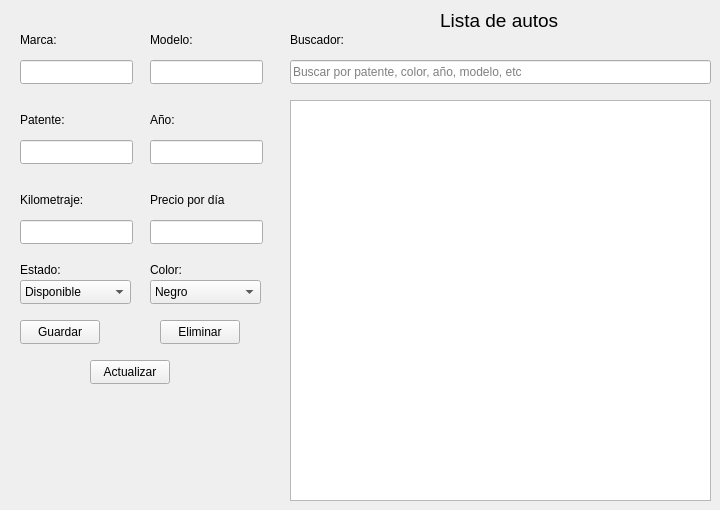
        <widget class="QWidget" name="Autos">
         <attribute name="title">
          <string>Autos</string>
         </attribute>
         <widget class="QLabel" name="lblMarcaAuto">
          <property name="geometry">
           <rect>
            <x>20</x>
            <y>20</y>
            <width>75</width>
            <height>40</height>
           </rect>
          </property>
          <property name="text">
           <string>Marca:</string>
          </property>
         </widget>
         <widget class="QLineEdit" name="txtMarcaAuto">
          <property name="geometry">
           <rect>
            <x>20</x>
            <y>60</y>
            <width>113</width>
            <height>24</height>
           </rect>
          </property>
         </widget>
         <widget class="QLabel" name="lblModeloAuto">
          <property name="geometry">
           <rect>
            <x>150</x>
            <y>20</y>
            <width>75</width>
            <height>40</height>
           </rect>
          </property>
          <property name="text">
           <string>Modelo:</string>
          </property>
         </widget>
         <widget class="QLineEdit" name="txtModeloAuto">
          <property name="geometry">
           <rect>
            <x>150</x>
            <y>60</y>
            <width>113</width>
            <height>24</height>
           </rect>
          </property>
         </widget>
         <widget class="QLineEdit" name="txtAnioAuto">
          <property name="geometry">
           <rect>
            <x>150</x>
            <y>140</y>
            <width>113</width>
            <height>24</height>
           </rect>
          </property>
         </widget>
         <widget class="QLineEdit" name="txtPatenteAuto">
          <property name="geometry">
           <rect>
            <x>20</x>
            <y>140</y>
            <width>113</width>
            <height>24</height>
           </rect>
          </property>
         </widget>
         <widget class="QLabel" name="lblAnioAuto">
          <property name="geometry">
           <rect>
            <x>150</x>
            <y>100</y>
            <width>75</width>
            <height>40</height>
           </rect>
          </property>
          <property name="text">
           <string>Año:</string>
          </property>
         </widget>
         <widget class="QLabel" name="lblPatenteAuto">
          <property name="geometry">
           <rect>
            <x>20</x>
            <y>100</y>
            <width>75</width>
            <height>40</height>
           </rect>
          </property>
          <property name="text">
           <string>Patente:</string>
          </property>
         </widget>
         <widget class="QLabel" name="lblKilometrajeAuto">
          <property name="geometry">
           <rect>
            <x>20</x>
            <y>180</y>
            <width>75</width>
            <height>40</height>
           </rect>
          </property>
          <property name="text">
           <string>Kilometraje:</string>
          </property>
         </widget>
         <widget class="QLineEdit" name="txtKilometrajeAuto">
          <property name="geometry">
           <rect>
            <x>20</x>
            <y>220</y>
            <width>113</width>
            <height>24</height>
           </rect>
          </property>
         </widget>
         <widget class="QLineEdit" name="txtPrecioDiaAuto">
          <property name="geometry">
           <rect>
            <x>150</x>
            <y>220</y>
            <width>113</width>
            <height>24</height>
           </rect>
          </property>
         </widget>
         <widget class="QLabel" name="lblPrecioDiaAuto">
          <property name="geometry">
           <rect>
            <x>150</x>
            <y>180</y>
            <width>75</width>
            <height>40</height>
           </rect>
          </property>
          <property name="text">
           <string>Precio por día:</string>
          </property>
         </widget>
         <widget class="QLabel" name="lblEstadoAuto">
          <property name="geometry">
           <rect>
            <x>20</x>
            <y>250</y>
            <width>75</width>
            <height>40</height>
           </rect>
          </property>
          <property name="text">
           <string>Estado:</string>
          </property>
         </widget>
         <widget class="QComboBox" name="cmbEstadoAuto">
          <property name="geometry">
           <rect>
            <x>20</x>
            <y>280</y>
            <width>111</width>
            <height>24</height>
           </rect>
          </property>
          <item>
           <property name="text">
            <string>Disponible</string>
           </property>
          </item>
          <item>
           <property name="text">
            <string>Alquilado</string>
           </property>
          </item>
          <item>
           <property name="text">
            <string>En mantenimiento</string>
           </property>
          </item>
         </widget>
         <widget class="QComboBox" name="cmbColorAuto">
          <property name="geometry">
           <rect>
            <x>150</x>
            <y>280</y>
            <width>111</width>
            <height>24</height>
           </rect>
          </property>
          <item>
           <property name="text">
            <string>Negro</string>
           </property>
          </item>
          <item>
           <property name="text">
            <string>Azul</string>
           </property>
          </item>
          <item>
           <property name="text">
            <string>Naranja</string>
           </property>
          </item>
          <item>
           <property name="text">
            <string>Rojo</string>
           </property>
          </item>
          <item>
           <property name="text">
            <string>Blanco</string>
           </property>
          </item>
          <item>
           <property name="text">
            <string>Gris</string>
           </property>
          </item>
         </widget>
         <widget class="QLabel" name="lblColorAuto">
          <property name="geometry">
           <rect>
            <x>150</x>
            <y>250</y>
            <width>75</width>
            <height>40</height>
           </rect>
          </property>
          <property name="text">
           <string>Color:</string>
          </property>
         </widget>
         <widget class="QPushButton" name="btnGuardarAuto">
          <property name="geometry">
           <rect>
            <x>20</x>
            <y>320</y>
            <width>80</width>
            <height>24</height>
           </rect>
          </property>
          <property name="text">
           <string>Guardar</string>
          </property>
         </widget>
         <widget class="QPushButton" name="btnEliminarAuto">
          <property name="geometry">
           <rect>
            <x>160</x>
            <y>320</y>
            <width>80</width>
            <height>24</height>
           </rect>
          </property>
          <property name="text">
           <string>Eliminar</string>
          </property>
         </widget>
         <widget class="QTableWidget" name="tblAutos">
          <property name="geometry">
           <rect>
            <x>290</x>
            <y>100</y>
            <width>421</width>
            <height>401</height>
           </rect>
          </property>
         </widget>
         <widget class="QLabel" name="lblListaAutos">
          <property name="geometry">
           <rect>
            <x>440</x>
            <y>0</y>
            <width>121</width>
            <height>41</height>
           </rect>
          </property>
          <property name="font">
           <font>
            <pointsize>14</pointsize>
           </font>
          </property>
          <property name="text">
           <string>Lista de autos</string>
          </property>
         </widget>
         <widget class="QLineEdit" name="txtBuscadorAuto">
          <property name="geometry">
           <rect>
            <x>290</x>
            <y>60</y>
            <width>421</width>
            <height>24</height>
           </rect>
          </property>
          <property name="placeholderText">
           <string>Buscar por patente, color, año, modelo, etc</string>
          </property>
         </widget>
         <widget class="QLabel" name="lblBuscadorAuto">
          <property name="geometry">
           <rect>
            <x>290</x>
            <y>20</y>
            <width>75</width>
            <height>40</height>
           </rect>
          </property>
          <property name="text">
           <string>Buscador:</string>
          </property>
         </widget>
         <widget class="QPushButton" name="btnActualizarAuto">
          <property name="geometry">
           <rect>
            <x>90</x>
            <y>360</y>
            <width>80</width>
            <height>24</height>
           </rect>
          </property>
          <property name="text">
           <string>Actualizar</string>
          </property>
         </widget>
        </widget>
